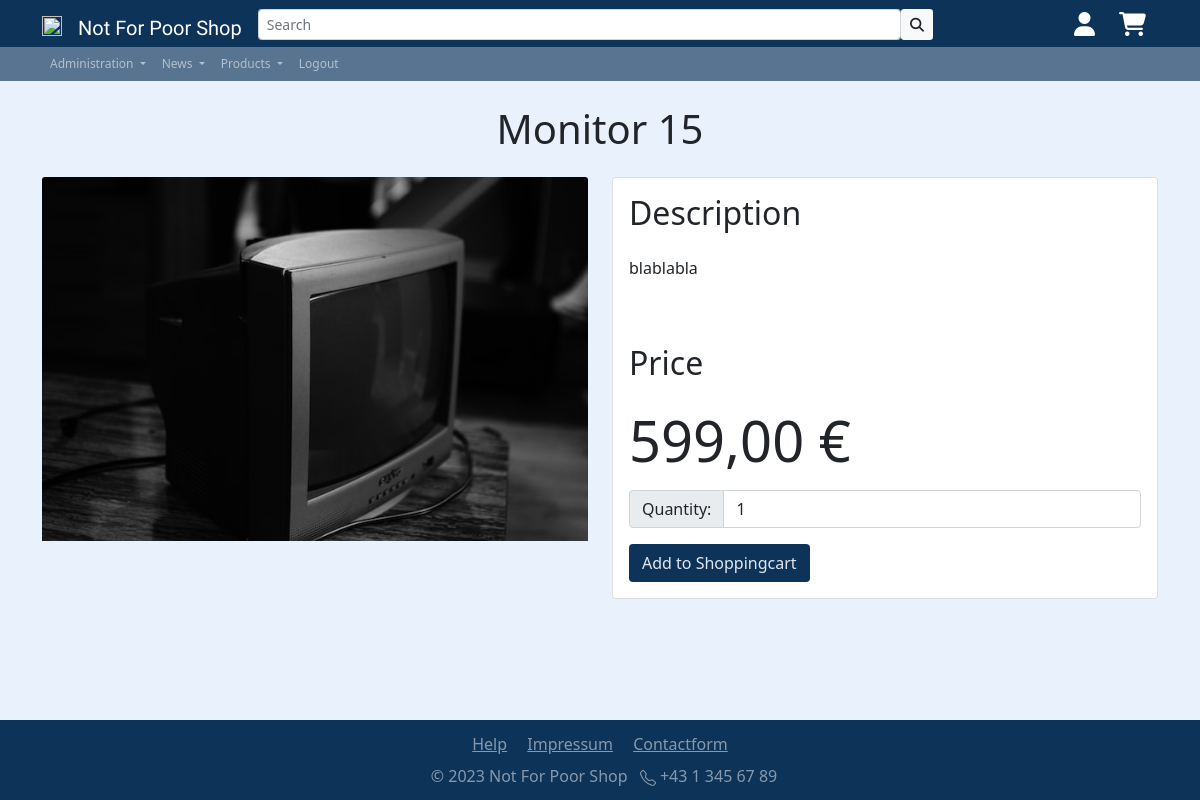
/app/inc/pgs/prod_details.php?id=69 (signed in), run on the app's committed database.
### tables this page shows
CREATE TABLE `product_images` (
  `id` int(11) NOT NULL,
  `product_id` int(11) NOT NULL,
  `image_path` varchar(255) NOT NULL
);

CREATE TABLE `products` (
  `id` int(11) NOT NULL,
  `seller_id` int(11) NOT NULL,
  `category_id` int(11) NOT NULL,
  `name` varchar(50) NOT NULL,
  `description` text DEFAULT NULL,
  `price` decimal(10,2) NOT NULL,
  `Discount` decimal(10,2) DEFAULT NULL,
  `Stock` int(11) DEFAULT NULL
);

### app/inc/pgs/prod_details.php (the view, shortened to what this page needs)
<?php
require_once('../../config/dbaccess.php');
$conn = new mysqli($host, $user, $password, $database);
$product_id = $_GET['id'];
$sql = "SELECT p.*, pi.image_path
FROM products p
LEFT JOIN product_images pi ON p.id = pi.product_id
WHERE p.id = ?";
$stmt = $conn->prepare($sql);
$stmt->bind_param("i", $product_id);
$stmt->execute();
$result = $stmt->get_result();
$product = $result->fetch_assoc();
$img =  $product['image_path'];
$stock= intval($product['Stock']);
?>
<!DOCTYPE html>
<html lang="en">
<head>
	<?php
        include '../includes/head.php';
?>
</head>
<body class="d-flex flex-column min-vh-100">
	<form method="post" action="addtocart.php">
		<div class="container py-4">
			<h1 class="text-center mb-4">
				<?php echo htmlspecialchars($product['name']); ?>
			</h1>
			<div class="row">
				<div class="col-md-6 mb-4">
					<?php
					if($img != NULL)
					{
						echo '<img src='.$img.' class="card-img-top" alt="' . $product['name'] . '">';
					}
					else{
						echo '<img src="https://via.placeholder.com/400x300/2D2D2D/FFFFFF/?text=' . $product['name'] . '" class="card-img-top" alt="' . $product['name'] . '">';
					}
					?>
				</div>
				<div class="col-md-6 mb-4">
					<div class="card h-100">
						<div class="card-body">
							<h2 class="card-title mb-4">Description</h2>
							<p class="card-text">
								<?php echo htmlspecialchars($product['description']); ?>
							</p>
							<h2 class="card-title mt-5 mb-4">Price</h2>
							<p class="card-text display-4">
								<?php
                                $discount = $product['Discount'];
                                $discountedPrice = $product['price'] - ($product['price'] * $discount / 100);
                                echo number_format($discountedPrice, 2, ',', '.');
                                ?>
								€
							</p>
							<div class="input-group mb-3">
								<label class="input-group-text" for="quantity">Quantity:</label>
								<input type="number" class="form-control" id="quantity" name="quantity" min="1"
									<?php echo $stock ==  0 ?  "value='0' disabled" :  "value='1'"; ?> max="<?php echo $stock; ?>" >
							</div>
							<?php echo $stock == 0 ? " <button type='submit' class='btn secondary-bg-color btn-block secondary-color disabled'>Out of Stock</button>"
							:
							" <button type='submit' class='btn secondary-bg-color btn-block secondary-color '>Add to Shoppingcart</button>";
							?>
						</div>
					</div>
				</div>
			</div>
		</div>
	</form>
	<?php
    include '../includes/footer.php';
?>
</body>
</html>

### app/res/css/styles.css (style rules this page uses)
html { height: 100%; }
body { background-color: #e9f2fc; font-family: "Segoe UI", Tahoma, Geneva, Verdana, sans-serif; background-image: none; background-repeat: no-repeat; background-position: center; background-attachment: fixed; }
.secondary-bg-color { background-color: #0d3359; }
.secondary-color { color: #e2e7ee; }

### app/inc/pgs/prod_details.php (style rules this page uses)
.card { height: 100%; }
.card-body { display: flex; flex-direction: column; }
.card-text { text-align: left; flex-grow: 1; }
.btn { align-self: flex-start; }

### data on the page
product_images: product.name "Monitor 15", image_path (picture), product.description "blablabla", product.price "599,00"
products: quantity "1"
